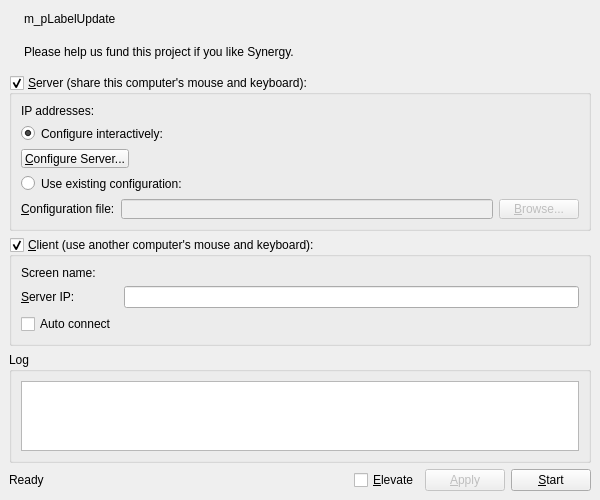
<?xml version="1.0" encoding="UTF-8"?>
<ui version="4.0">
 <class>MainWindowBase</class>
 <widget class="QMainWindow" name="MainWindowBase">
  <property name="geometry">
   <rect>
    <x>0</x>
    <y>0</y>
    <width>600</width>
    <height>500</height>
   </rect>
  </property>
  <property name="sizePolicy">
   <sizepolicy hsizetype="Fixed" vsizetype="Fixed">
    <horstretch>0</horstretch>
    <verstretch>0</verstretch>
   </sizepolicy>
  </property>
  <property name="minimumSize">
   <size>
    <width>500</width>
    <height>400</height>
   </size>
  </property>
  <property name="windowTitle">
   <string>Synergy</string>
  </property>
  <widget class="QWidget" name="centralwidget">
   <layout class="QVBoxLayout" name="verticalLayout_2">
    <item>
     <widget class="QWidget" name="m_pWidgetUpdate" native="true">
      <layout class="QHBoxLayout" name="horizontalLayout_2">
       <property name="leftMargin">
        <number>2</number>
       </property>
       <property name="topMargin">
        <number>0</number>
       </property>
       <property name="rightMargin">
        <number>0</number>
       </property>
       <property name="bottomMargin">
        <number>7</number>
       </property>
       <item>
        <widget class="QLabel" name="m_pIconUpdate">
         <property name="text">
          <string/>
         </property>
         <property name="pixmap">
          <pixmap resource="Synergy.qrc">:/res/icons/16x16/warning.png</pixmap>
         </property>
        </widget>
       </item>
       <item>
        <widget class="QLabel" name="m_pLabelUpdate">
         <property name="text">
          <string notr="true">m_pLabelUpdate</string>
         </property>
         <property name="openExternalLinks">
          <bool>true</bool>
         </property>
        </widget>
       </item>
       <item>
        <spacer name="m_pSpacerUpdate">
         <property name="orientation">
          <enum>Qt::Horizontal</enum>
         </property>
         <property name="sizeHint" stdset="0">
          <size>
           <width>469</width>
           <height>20</height>
          </size>
         </property>
        </spacer>
       </item>
      </layout>
     </widget>
    </item>
    <item>
     <widget class="QWidget" name="m_pWidgetPremium" native="true">
      <layout class="QHBoxLayout" name="horizontalLayout_3">
       <property name="leftMargin">
        <number>2</number>
       </property>
       <property name="topMargin">
        <number>0</number>
       </property>
       <property name="rightMargin">
        <number>0</number>
       </property>
       <property name="bottomMargin">
        <number>7</number>
       </property>
       <item>
        <widget class="QLabel" name="m_pIconPremium">
         <property name="text">
          <string/>
         </property>
         <property name="pixmap">
          <pixmap resource="Synergy.qrc">:/res/icons/16x16/money.png</pixmap>
         </property>
        </widget>
       </item>
       <item>
        <widget class="QLabel" name="m_pLabelPremium">
         <property name="text">
          <string>Please help us &lt;a href=&quot;http://synergy-project.org/donate/?source=gui-notice&quot;&gt;fund this project&lt;/a&gt; if you like Synergy.</string>
         </property>
         <property name="openExternalLinks">
          <bool>true</bool>
         </property>
        </widget>
       </item>
       <item>
        <spacer name="m_pSpacerPremium">
         <property name="orientation">
          <enum>Qt::Horizontal</enum>
         </property>
         <property name="sizeHint" stdset="0">
          <size>
           <width>40</width>
           <height>20</height>
          </size>
         </property>
        </spacer>
       </item>
      </layout>
     </widget>
    </item>
    <item>
     <widget class="QGroupBox" name="m_pGroupServer">
      <property name="sizePolicy">
       <sizepolicy hsizetype="Preferred" vsizetype="Fixed">
        <horstretch>0</horstretch>
        <verstretch>0</verstretch>
       </sizepolicy>
      </property>
      <property name="title">
       <string>&amp;Server (share this computer's mouse and keyboard):</string>
      </property>
      <property name="checkable">
       <bool>true</bool>
      </property>
      <property name="checked">
       <bool>true</bool>
      </property>
      <layout class="QVBoxLayout">
       <item>
        <layout class="QFormLayout" name="formLayout">
         <property name="fieldGrowthPolicy">
          <enum>QFormLayout::AllNonFixedFieldsGrow</enum>
         </property>
         <item row="0" column="0">
          <widget class="QLabel" name="label_2">
           <property name="text">
            <string>IP addresses:</string>
           </property>
          </widget>
         </item>
         <item row="0" column="1">
          <widget class="QLabel" name="m_pLabelIpAddresses">
           <property name="text">
            <string notr="true"/>
           </property>
          </widget>
         </item>
        </layout>
       </item>
       <item>
        <widget class="QRadioButton" name="m_pRadioInternalConfig">
         <property name="text">
          <string>Configure interactively:</string>
         </property>
         <property name="checked">
          <bool>true</bool>
         </property>
        </widget>
       </item>
       <item>
        <layout class="QHBoxLayout">
         <item>
          <widget class="QPushButton" name="m_pButtonConfigureServer">
           <property name="text">
            <string>&amp;Configure Server...</string>
           </property>
          </widget>
         </item>
         <item>
          <spacer>
           <property name="orientation">
            <enum>Qt::Horizontal</enum>
           </property>
           <property name="sizeHint" stdset="0">
            <size>
             <width>40</width>
             <height>20</height>
            </size>
           </property>
          </spacer>
         </item>
        </layout>
       </item>
       <item>
        <widget class="QRadioButton" name="m_pRadioExternalConfig">
         <property name="text">
          <string>Use existing configuration:</string>
         </property>
        </widget>
       </item>
       <item>
        <layout class="QHBoxLayout">
         <item>
          <widget class="QLabel" name="m_pLabelConfigurationFile">
           <property name="text">
            <string>&amp;Configuration file:</string>
           </property>
           <property name="buddy">
            <cstring>m_pLineEditConfigFile</cstring>
           </property>
          </widget>
         </item>
         <item>
          <widget class="QLineEdit" name="m_pLineEditConfigFile">
           <property name="enabled">
            <bool>false</bool>
           </property>
          </widget>
         </item>
         <item>
          <widget class="QPushButton" name="m_pButtonBrowseConfigFile">
           <property name="enabled">
            <bool>false</bool>
           </property>
           <property name="text">
            <string>&amp;Browse...</string>
           </property>
          </widget>
         </item>
        </layout>
       </item>
      </layout>
     </widget>
    </item>
    <item>
     <widget class="QGroupBox" name="m_pGroupClient">
      <property name="sizePolicy">
       <sizepolicy hsizetype="Preferred" vsizetype="Fixed">
        <horstretch>0</horstretch>
        <verstretch>0</verstretch>
       </sizepolicy>
      </property>
      <property name="title">
       <string>&amp;Client (use another computer's mouse and keyboard):</string>
      </property>
      <property name="checkable">
       <bool>true</bool>
      </property>
      <property name="checked">
       <bool>true</bool>
      </property>
      <layout class="QFormLayout" name="formLayout_3">
       <property name="fieldGrowthPolicy">
        <enum>QFormLayout::AllNonFixedFieldsGrow</enum>
       </property>
       <item row="0" column="0">
        <widget class="QLabel" name="label_5">
         <property name="text">
          <string>Screen name:</string>
         </property>
        </widget>
       </item>
       <item row="2" column="0">
        <widget class="QLabel" name="m_pLabelServerName">
         <property name="text">
          <string>&amp;Server IP:</string>
         </property>
         <property name="buddy">
          <cstring>m_pLineEditHostname</cstring>
         </property>
        </widget>
       </item>
       <item row="2" column="1">
        <widget class="QLineEdit" name="m_pLineEditHostname"/>
       </item>
       <item row="0" column="1">
        <widget class="QLabel" name="m_pLabelScreenName">
         <property name="text">
          <string notr="true"/>
         </property>
        </widget>
       </item>
       <item row="3" column="0">
        <widget class="QCheckBox" name="m_pAutoConnectCheckBox">
         <property name="text">
          <string>Auto connect</string>
         </property>
        </widget>
       </item>
      </layout>
     </widget>
    </item>
    <item>
     <widget class="QGroupBox" name="m_pGroupLog">
      <property name="title">
       <string>Log</string>
      </property>
      <layout class="QVBoxLayout" name="verticalLayout">
       <item>
        <widget class="QTextEdit" name="m_pLogOutput">
         <property name="sizePolicy">
          <sizepolicy hsizetype="Expanding" vsizetype="Expanding">
           <horstretch>0</horstretch>
           <verstretch>0</verstretch>
          </sizepolicy>
         </property>
         <property name="font">
          <font>
           <family>Courier</family>
          </font>
         </property>
         <property name="autoFillBackground">
          <bool>false</bool>
         </property>
         <property name="undoRedoEnabled">
          <bool>false</bool>
         </property>
         <property name="lineWrapMode">
          <enum>QTextEdit::NoWrap</enum>
         </property>
         <property name="readOnly">
          <bool>true</bool>
         </property>
        </widget>
       </item>
      </layout>
     </widget>
    </item>
    <item>
     <layout class="QHBoxLayout" name="horizontalLayout">
      <property name="sizeConstraint">
       <enum>QLayout::SetDefaultConstraint</enum>
      </property>
      <item>
       <widget class="QLabel" name="m_pStatusLabel">
        <property name="text">
         <string>Ready</string>
        </property>
       </widget>
      </item>
      <item>
       <spacer name="spacer">
        <property name="orientation">
         <enum>Qt::Horizontal</enum>
        </property>
        <property name="sizeHint" stdset="0">
         <size>
          <width>40</width>
          <height>20</height>
         </size>
        </property>
       </spacer>
      </item>
      <item>
       <widget class="QCheckBox" name="m_pElevateCheckBox">
        <property name="text">
         <string>&amp;Elevate</string>
        </property>
       </widget>
      </item>
      <item>
       <widget class="QPushButton" name="m_pButtonApply">
        <property name="enabled">
         <bool>false</bool>
        </property>
        <property name="text">
         <string>&amp;Apply</string>
        </property>
       </widget>
      </item>
      <item>
       <widget class="QPushButton" name="m_pButtonToggleStart">
        <property name="text">
         <string>&amp;Start</string>
        </property>
       </widget>
      </item>
     </layout>
    </item>
   </layout>
  </widget>
  <action name="m_pActionAbout">
   <property name="text">
    <string>&amp;About Synergy...</string>
   </property>
   <property name="shortcut">
    <string notr="true"/>
   </property>
  </action>
  <action name="m_pActionQuit">
   <property name="text">
    <string>&amp;Quit</string>
   </property>
   <property name="statusTip">
    <string>Quit</string>
   </property>
   <property name="shortcut">
    <string notr="true">Ctrl+Q</string>
   </property>
  </action>
  <action name="m_pActionStartSynergy">
   <property name="text">
    <string>&amp;Start</string>
   </property>
   <property name="statusTip">
    <string>Run</string>
   </property>
   <property name="shortcut">
    <string notr="true">Ctrl+S</string>
   </property>
  </action>
  <action name="m_pActionStopSynergy">
   <property name="enabled">
    <bool>false</bool>
   </property>
   <property name="text">
    <string>S&amp;top</string>
   </property>
   <property name="statusTip">
    <string>Stop</string>
   </property>
   <property name="shortcut">
    <string notr="true">Ctrl+T</string>
   </property>
  </action>
  <action name="actionShowStatus">
   <property name="text">
    <string>S&amp;how Status</string>
   </property>
   <property name="shortcut">
    <string notr="true">Ctrl+H</string>
   </property>
  </action>
  <action name="m_pActionMinimize">
   <property name="text">
    <string>&amp;Hide</string>
   </property>
   <property name="toolTip">
    <string>Hide</string>
   </property>
   <property name="shortcut">
    <string notr="true"/>
   </property>
  </action>
  <action name="m_pActionRestore">
   <property name="text">
    <string>&amp;Show</string>
   </property>
   <property name="toolTip">
    <string>Show</string>
   </property>
   <property name="shortcut">
    <string notr="true"/>
   </property>
  </action>
  <action name="m_pActionSave">
   <property name="text">
    <string>Save configuration &amp;as...</string>
   </property>
   <property name="statusTip">
    <string>Save the interactively generated server configuration to a file.</string>
   </property>
   <property name="shortcut">
    <string notr="true">Ctrl+Alt+S</string>
   </property>
  </action>
  <action name="m_pActionSettings">
   <property name="text">
    <string>Settings</string>
   </property>
   <property name="statusTip">
    <string>Edit settings</string>
   </property>
   <property name="shortcut">
    <string notr="true"/>
   </property>
  </action>
  <action name="m_pActionWizard">
   <property name="text">
    <string>Run Wizard</string>
   </property>
   <property name="shortcut">
    <string notr="true"/>
   </property>
  </action>
 </widget>
 <resources>
  <include location="Synergy.qrc"/>
 </resources>
 <connections>
  <connection>
   <sender>m_pRadioExternalConfig</sender>
   <signal>toggled(bool)</signal>
   <receiver>m_pLineEditConfigFile</receiver>
   <slot>setEnabled(bool)</slot>
   <hints>
    <hint type="sourcelabel">
     <x>156</x>
     <y>179</y>
    </hint>
    <hint type="destinationlabel">
     <x>169</x>
     <y>209</y>
    </hint>
   </hints>
  </connection>
  <connection>
   <sender>m_pRadioExternalConfig</sender>
   <signal>toggled(bool)</signal>
   <receiver>m_pButtonBrowseConfigFile</receiver>
   <slot>setEnabled(bool)</slot>
   <hints>
    <hint type="sourcelabel">
     <x>353</x>
     <y>182</y>
    </hint>
    <hint type="destinationlabel">
     <x>356</x>
     <y>211</y>
    </hint>
   </hints>
  </connection>
  <connection>
   <sender>m_pRadioInternalConfig</sender>
   <signal>toggled(bool)</signal>
   <receiver>m_pButtonConfigureServer</receiver>
   <slot>setEnabled(bool)</slot>
   <hints>
    <hint type="sourcelabel">
     <x>204</x>
     <y>244</y>
    </hint>
    <hint type="destinationlabel">
     <x>212</x>
     <y>274</y>
    </hint>
   </hints>
  </connection>
  <connection>
   <sender>m_pButtonToggleStart</sender>
   <signal>clicked()</signal>
   <receiver>m_pActionStartSynergy</receiver>
   <slot>trigger()</slot>
   <hints>
    <hint type="sourcelabel">
     <x>361</x>
     <y>404</y>
    </hint>
    <hint type="destinationlabel">
     <x>-1</x>
     <y>-1</y>
    </hint>
   </hints>
  </connection>
 </connections>
</ui>
